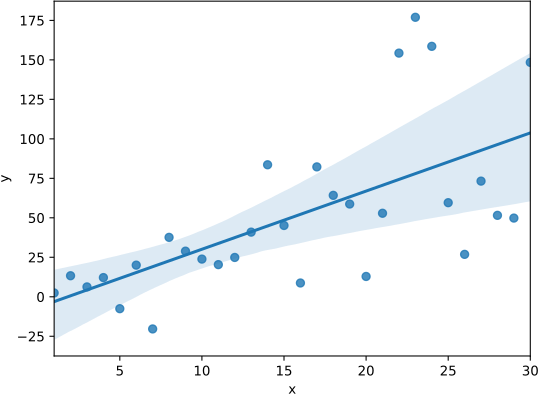

The Python source for this figure:
import pandas as pd
import seaborn as sns

data = pd.read_csv('1+3x+N(0,2x).csv')
x = data.x
y = data.y
n = len(x)

alpha = 0.99
n_boot = 10000

sns.regplot(x=x, y=y, ci=100 * alpha, n_boot=n_boot)

import matplotlib.pyplot as plt
plt.savefig('confidence_band_p.pdf')
